Frame 1 (no input): blank canvas, image omitted
Frame 60 (the mouse pressed at the canvas centre just before this capture): blank canvas, image omitted
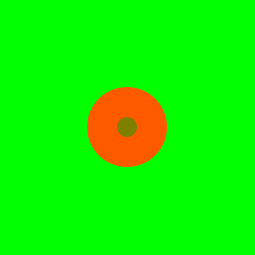
Frame 120 (the mouse held since frame 60 and released just before this capture)

The Processing sketch whose frames 1 and 60 were blank and that drew this single picture after the mouse press (run headless with seeded random() and noise(); from frame 60 on, the mouse is pressed at the canvas centre):

// Processing sketch: processing_180470
// ── processing_180470.pde

int counter;

void setup() {  //setup function called initially, only once
  size(255, 255);
  fill(255,90,0,255);
  }

void draw() {  //draw function loops 

if (mousePressed == true){
  background(0,255,0);
  fill(255,90,0);
  ellipse(width/2,height/2,80,80);
  
  noStroke();
  fill(mouseX,mouseY,0);
  ellipse(mouseX,mouseY,20,20);
}

}
